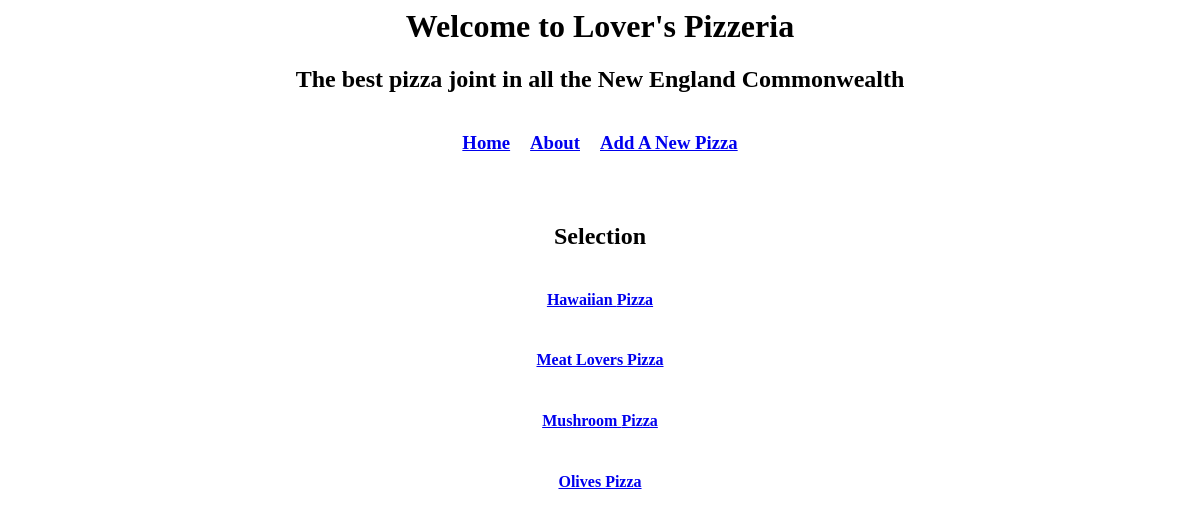
/menu/, run on an earlier commit of the app's database.
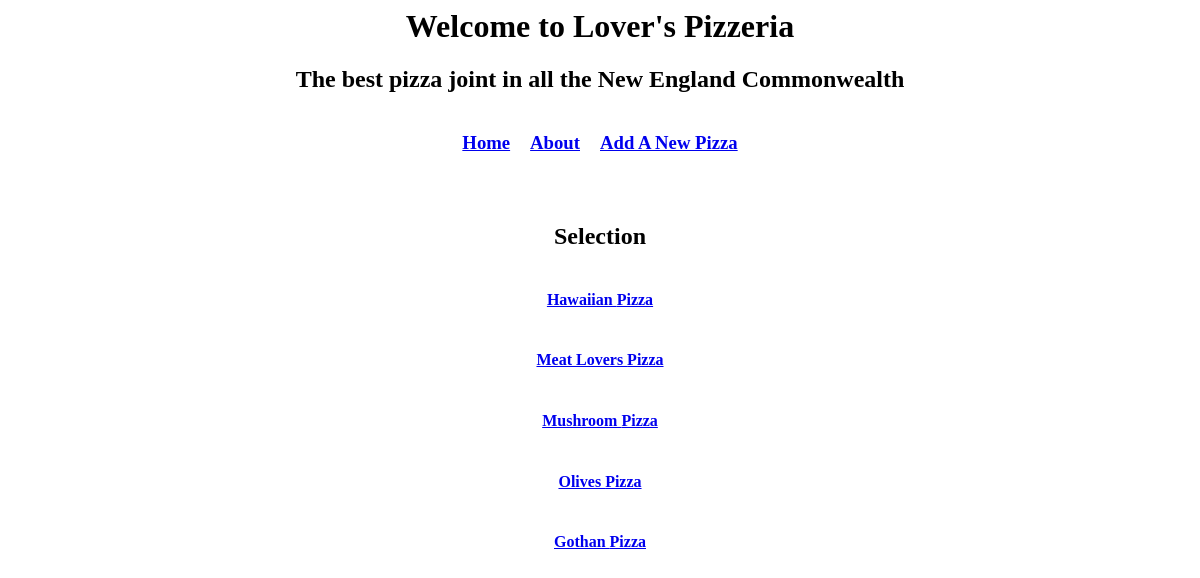
And on a later commit of the database.
### pizzas/models.py (models this page shows, shortened)
class Pizza(models.Model):
  name = models.CharField(max_length=60)
  date_added = models.DateTimeField(auto_now_add=True)

### pizzas/views.py (the view)
# urls.py: path('', views.menu, name='menu'),
def menu(request):
  pizzas = Pizza.objects.order_by('date_added')
  context = {'pizzas': pizzas}
  return render(request, 'menu.html', context)

### pizzas/templates/menu.html (shortened to what this page needs)
{% extends "base.html" %}
{% block content %}
<div style="display: flex; flex-direction: row; justify-content: center; gap: 20px;">
  <h3>
    <a href="/">
      Home
    </a>
  </h3>
  <h3>
    <a href="/about">
      About
    </a>
  </h3>
  <h3>
    <a href="/menu/new_pizza/">
      Add A New Pizza
    </a>
  </h3>
</div>
<h2 style="margin-top: 50px; text-align: center;">
  Selection
</h2>
<div style="display: flex; flex-direction: column; justify-content: center; align-items: center;">
  {% for pizza in pizzas %}
    <h4><a href="{% url 'pizzas:pizza' pizza.id %}">{{ pizza.name }} Pizza</a></h4>
  {% endfor %}
</div>
{% endblock content %}

What changed in the data, as far as the page shows it:
added Pizza: name "Gothan"
